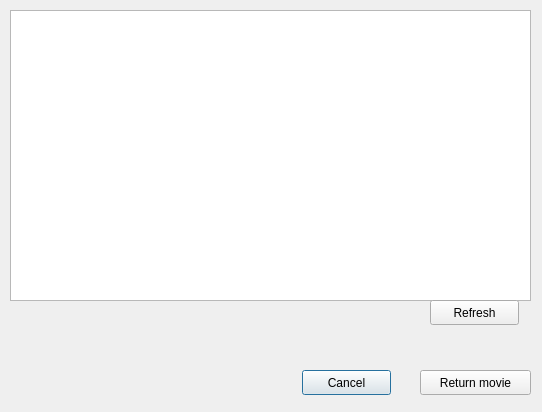
<?xml version="1.0" encoding="UTF-8"?>
<ui version="4.0">
 <class>DialogRentedMovies</class>
 <widget class="QDialog" name="DialogRentedMovies">
  <property name="geometry">
   <rect>
    <x>0</x>
    <y>0</y>
    <width>542</width>
    <height>412</height>
   </rect>
  </property>
  <property name="windowTitle">
   <string>Dialog</string>
  </property>
  <widget class="QPushButton" name="button_cancel">
   <property name="geometry">
    <rect>
     <x>302</x>
     <y>370</y>
     <width>89</width>
     <height>25</height>
    </rect>
   </property>
   <property name="text">
    <string>Cancel</string>
   </property>
  </widget>
  <widget class="QPushButton" name="button_return">
   <property name="geometry">
    <rect>
     <x>420</x>
     <y>370</y>
     <width>111</width>
     <height>25</height>
    </rect>
   </property>
   <property name="text">
    <string>Return movie</string>
   </property>
  </widget>
  <widget class="QTableWidget" name="tableView">
   <property name="geometry">
    <rect>
     <x>10</x>
     <y>10</y>
     <width>521</width>
     <height>291</height>
    </rect>
   </property>
  </widget>
  <widget class="QPushButton" name="button_refresh">
   <property name="geometry">
    <rect>
     <x>430</x>
     <y>300</y>
     <width>89</width>
     <height>25</height>
    </rect>
   </property>
   <property name="text">
    <string>Refresh</string>
   </property>
  </widget>
 </widget>
 <resources/>
 <connections/>
</ui>
